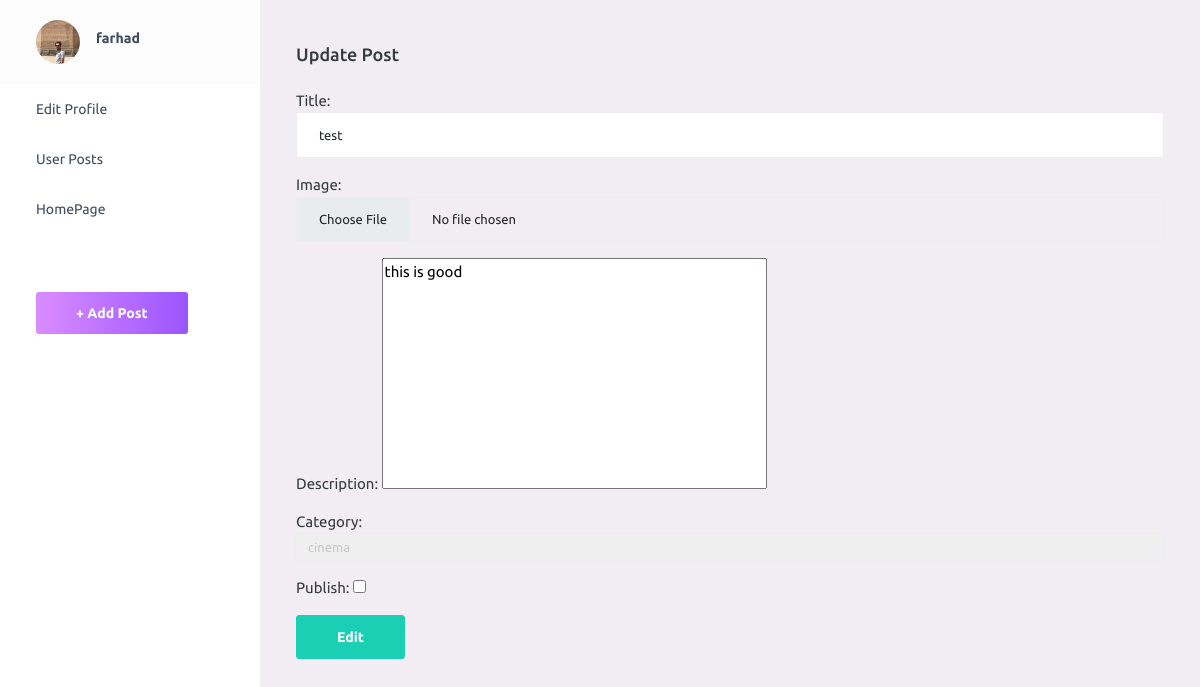
/blog/update/1/ (signed in), run on an earlier commit of the app's database.
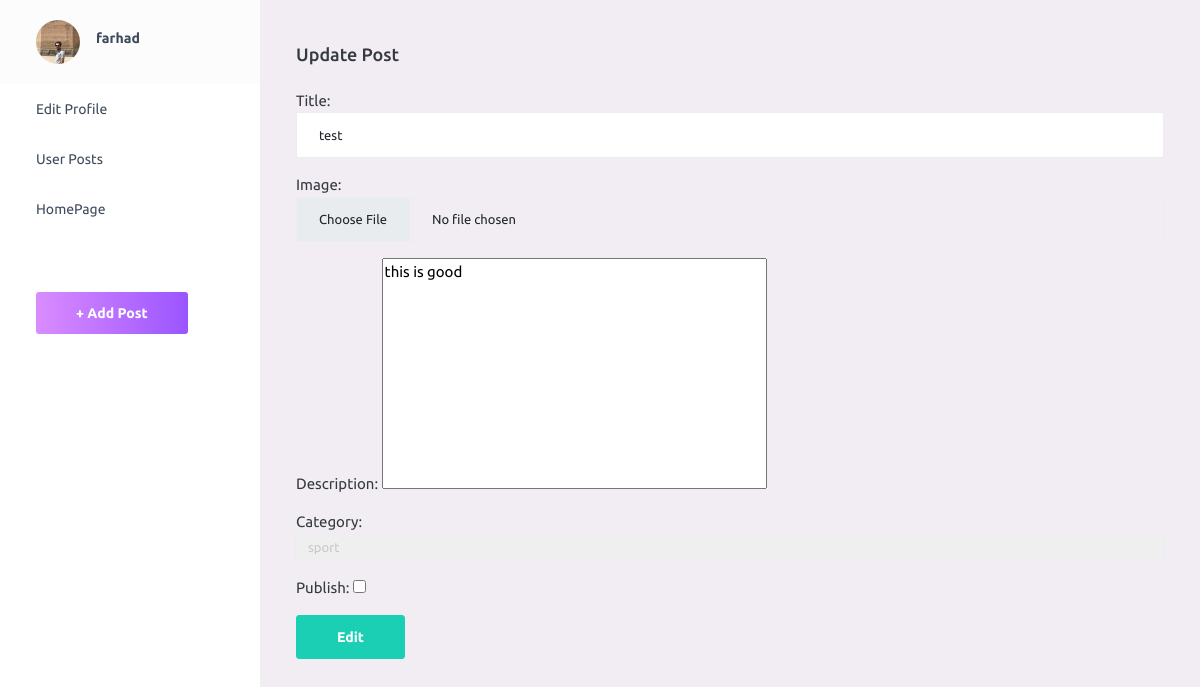
And on a later commit of the database.
### blog/models.py (models this page shows, shortened)
class Blog(models.Model):
    user=models.ForeignKey(User,on_delete=models.CASCADE,related_name='user_blog')
    title=models.CharField(max_length=100)
    slug=models.SlugField(unique=True)
    created=models.DateTimeField(auto_now_add=True)
    updated=models.DateTimeField(auto_now=True)
    publish=models.BooleanField(default=False)
    image=models.ImageField(upload_to='blogs/',blank=True)
    description=RichTextUploadingField(null=True,blank=True)
    category=models.ForeignKey(Category,on_delete=models.CASCADE,related_name='categories',null=True)
    likes=models.ManyToManyField(User,related_name='userlike',)
    unlikes=models.ManyToManyField(User,related_name='userunlike')
    class Meta:
        verbose_name = 'Blogs'
        verbose_name_plural = 'Blogs'

class Category(models.Model):
    title = models.CharField(max_length=50)
    slug = models.SlugField(max_length=50,unique=True)
    def __str__(self):
        return f'{self.title}'
    class Meta:
        verbose_name = 'Categories'
        verbose_name_plural = 'Categories'

### blog/views.py (the view)
# urls.py: path('update/<int:pk>/',UpdatePost.as_view(),name='update_post'),
class UpdatePost(UserLoginMixin,UserAccessMixin,UpdateView):
    model = Blog
    success_url = reverse_lazy('blog:user_post')
    template_name = 'blog/upatepost.html'
    form_class =UpdatePostForm
    def get_object(self,queryset=None):
        pk=self.kwargs['pk']
        query=Blog.objects.get(pk=pk)
        return query
    def get_context_data(self, **kwargs):
        context=super(UpdatePost, self).get_context_data(**kwargs)
        context['profile']=Profile.objects.get(user=self.request.user)
        return context

### blog/forms.py
class UpdatePostForm(forms.ModelForm):
    def __init__(self, *args, **kwargs):
        super(UpdatePostForm, self).__init__(*args, **kwargs)
        self.fields['title'].required = True
        self.fields['category'].required = True
    class Meta:
        model = Blog
        fields = ['title', 'image', 'description', 'category', 'publish']
        widgets = {
            'title': forms.TextInput(attrs={'class': 'form-control'}),
            'image': forms.FileInput(attrs={'class': 'form-control'}),
            'category': forms.Select(attrs={'class': 'form-control'}),
        }

### blog/mixins.py (called while the page is built)
    def dispatch(self, request,*args, **kwargs):
        if not request.user.is_authenticated:
            messages.error(request,'you must be logged in','danger')
            return redirect('accounts:login')
        return super(UserLoginMixin, self).dispatch(request,*args,**kwargs)

    def dispatch(self,request,pk, *args, **kwargs):
        blog=get_object_or_404(Blog,pk=pk)
        if request.user == blog.user:
            return super(UserAccessMixin, self).dispatch(request,*args,**kwargs)
        else:
            raise Http404('you dont have permission')

### blog/templates/blog/upatepost.html (shortened to what this page needs)
{% extends 'include/admin template/base.html' %}
{% block content %}
      <div class="container-fluid page-body-wrapper">
        <nav class="sidebar sidebar-offcanvas" id="sidebar">
          <ul class="nav">
            <li class="nav-item nav-profile">
              <a href="#" class="nav-link">
                <div class="nav-profile-image">
                    {% if profile.image %}
                        <img src="{{ profile.image.url }}" alt="profile">
                    {% else %}
                        <img src="/static/assets/images/profile/avatar.jpg">
                    {% endif %}
                </div>
                <div class="nav-profile-text d-flex flex-column">
                  <span class="font-weight-bold mb-2">{{ profile.user.username}}</span>
                </div>
              </a>
            </li>
            <li class="nav-item">
              <a class="nav-link" href="{% url 'accounts:upateprofile' profile.id %}">
                <span class="menu-title">Edit Profile </span>
              </a>
            </li>
            <li class="nav-item">
              <a class="nav-link" href="{% url 'blog:user_post' %}">
                <span class="menu-title">User Posts</span>
              </a>
            </li>
           <li class="nav-item">
              <a class="nav-link" href="{% url 'blog:Blogs' %}">
                <span class="menu-title">HomePage</span>
              </a>
            </li>
            <li class="nav-item sidebar-actions">
              <span class="nav-link">
                <a class="btn btn-gradient-primary mt-4 mr-2" href="{% url 'blog:create_post' %}">+ Add Post</a>
              </span>
            </li>
          </ul>
        </nav>
        <div class="main-panel">
          <div class="content-wrapper">
            <div class="page-header">
              <h3 class="page-title">
                <span class="bg-info-primary me-2">
                   Update Post
                </span>
              </h3>
            </div>
              <div class="row">
              <form method="post" enctype="multipart/form-data">
                {{ form.as_p }}
               <input type="submit" value="Edit" class="btn btn-success bnt-sm">
              </form>
          </div>
        </div>
      </div>
{% endblock %}

What changed in the data, as far as the page shows it:
changed Blog "this is good": category "cinema" → "sport"
